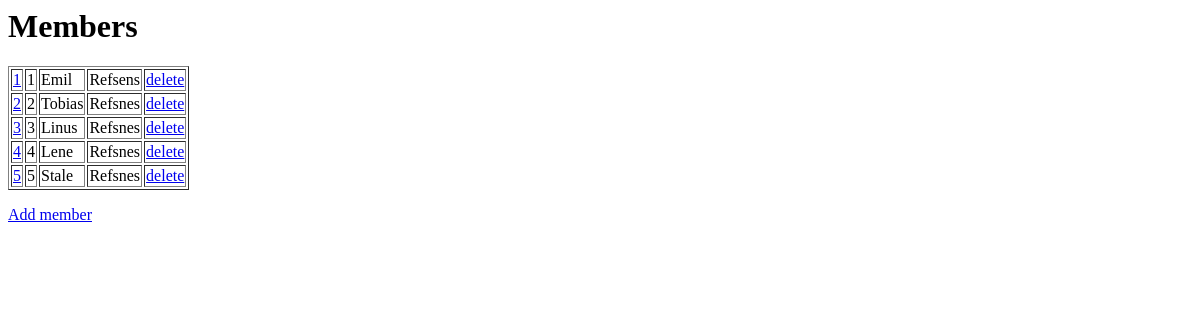
Before: /members/ with the older database file.
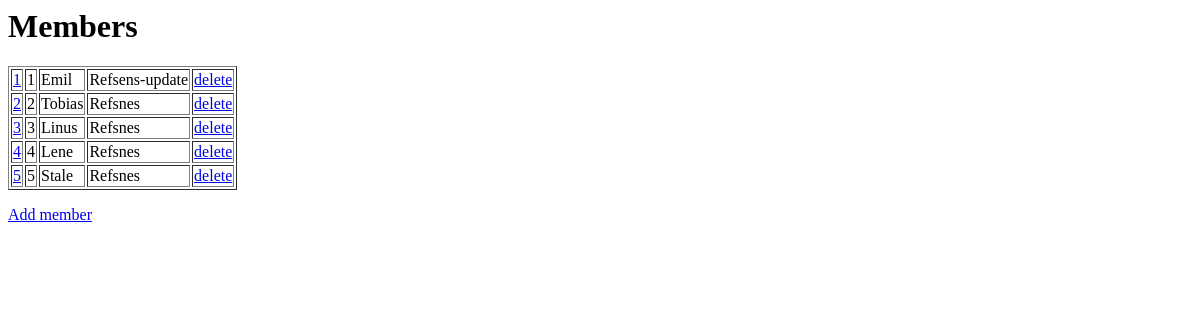
After: the same page with the newer database file.
### members/models.py (models this page shows)
class Members(models.Model):
  firstname = models.CharField(max_length=255)
  lastname = models.CharField(max_length=255)

### members/views.py (the view)
# urls.py: path('', views.index, name = 'index'),
def index(request):
  mymembers = Members.objects.all().values()
  template = loader.get_template('index.html')
  context = {
    'mymembers': mymembers,
  }
  return HttpResponse(template.render(context, request))

### members/templates/index.html
<h1>Members</h1>
<table border="1">
  {% for x in mymembers %}
  <tr>
    <td><a href="update/{{ x.id }}">{{ x.id }}</a></td>
    <td>{{ x.id }}</td>
    <td>{{ x.firstname }}</td>
    <td>{{ x.lastname }}</td>
    <td><a href="delete/{{ x.id }}">delete</a></td>
  </tr>
  {% endfor %}
</table>
<p>
  <a href="add/">Add member</a>
</p>

Changed rows visible on the page:
changed Members "Emil": lastname "Refsens" → "Refsens-update"
